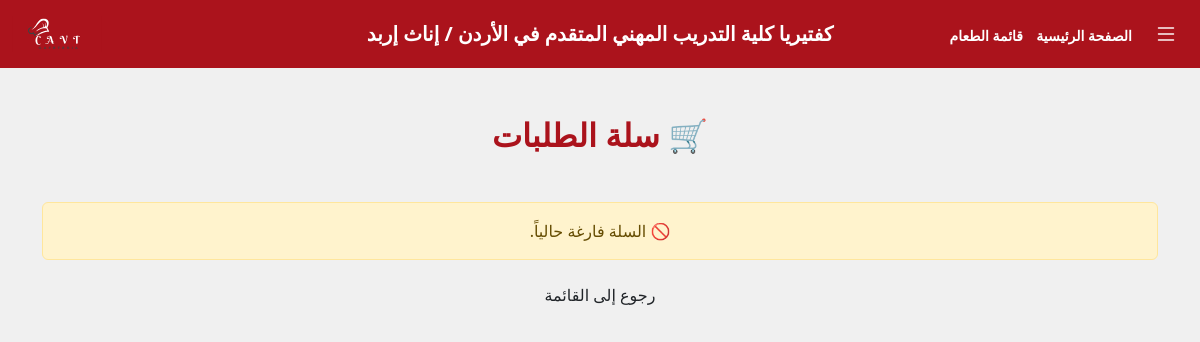
The app's page /cart (signed in), older data.
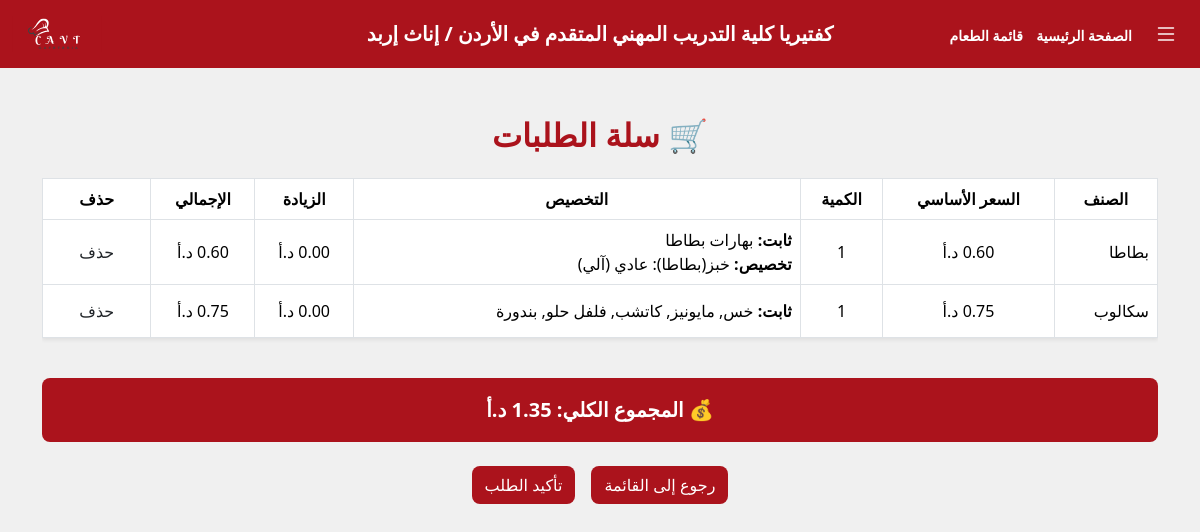
The same page, newer data.
### tables this page shows
CREATE TABLE "order_details" (
	"id"	INTEGER,
	"order_id"	INTEGER NOT NULL,
	"item_id"	INTEGER NOT NULL,
	"quantity"	INTEGER DEFAULT 1,
	"base_price"	REAL NOT NULL,
	"extra_price"	REAL DEFAULT 0,
	"details_json"	TEXT,
	PRIMARY KEY("id" AUTOINCREMENT),
	FOREIGN KEY("item_id") REFERENCES "MenuItem"("id") ON DELETE CASCADE,
	FOREIGN KEY("order_id") REFERENCES "orders"("id") ON DELETE CASCADE
);

CREATE TABLE "MenuItem" (
	"id"	INTEGER,
	"name"	TEXT NOT NULL,
	"price"	REAL NOT NULL,
	"category_id"	INTEGER NOT NULL,
	"image"	TEXT DEFAULT 'image/default.jpg',
	PRIMARY KEY("id" AUTOINCREMENT),
	FOREIGN KEY("category_id") REFERENCES "category"("id") ON DELETE CASCADE
);

### temp.py (the view)
@app.route('/cart')
@login_required
def view_cart():
    user_id = session.get('user_id')
    if not user_id:
        return redirect(url_for('login'))
    conn = get_db_connection()
    cart_items = []
    total = 0.0
    order = conn.execute('''
        SELECT id FROM orders
        WHERE user_id = ? AND status = 'pending'
        ORDER BY order_time DESC
        LIMIT 1
    ''', (user_id,)).fetchone()
    if not order:
        conn.close()
        return render_template('cart.html', cart_items=[], total=0.0)
    order_id = order['id']
    rows = conn.execute('''
        SELECT od.id AS order_detail_id,
               i.name AS item_name,
               od.base_price,
               od.extra_price,
               od.details_json
        FROM order_details od
        JOIN MenuItem i ON od.item_id = i.id
        WHERE od.order_id = ?
        ORDER BY od.id DESC
    ''', (order_id,)).fetchall()
    for row in rows:
        row = dict(row)
        details = json.loads(row['details_json']) if row['details_json'] else {}
        fixed_ingredients = details.get('fixed_ingredients', [])
        custom_options = details.get('custom_options', [])
        notes = details.get('notes', '')
        total_price = row['base_price'] + row['extra_price']
        total += total_price
        cart_items.append({
            'order_detail_id': row['order_detail_id'],
            'item_name': row['item_name'],
            'base_price': row['base_price'],
            'extra_price': row['extra_price'],
            'fixed_ingredients': fixed_ingredients,
            'custom_options': custom_options,
            'notes': notes,
            'total_price': total_price,
            'quantity': 1
        })
    conn.close()
    return render_template('cart.html', cart_items=cart_items, total=total)

### database.py (called while the page is built)
def get_db_connection():
    conn = sqlite3.connect("college_users.db")
    conn.row_factory = sqlite3.Row  # بترجع النتائج كـ dict
    return conn

### temp.py (called while the page is built)
def login_required(f):
    @wraps(f)
    def decorated_function(*args, **kwargs):
        if 'user_id' not in session:
            flash('يجب تسجيل الدخول أولاً')
            return redirect(url_for('login'))
        return f(*args, **kwargs)
    return decorated_function

### templates/cart.html (shortened to what this page needs)
{% extends 'navbar.html' %}
{% block body %}
<div class="container py-5">
  <h2 class="text-center fw-bold mb-4 color-AB131C">🛒 سلة الطلبات</h2>
  {% if cart_items %}
    <div class="table-responsive">
      <table class="table table-bordered align-middle shadow-sm bg-white">
        <thead class="text-white background-color-AB131C">
          <tr class="text-center">
            <th>الصنف</th>
            <th>السعر الأساسي</th>
            <th>الكمية</th>
            <th>التخصيص</th>
            <th>الزيادة</th>
            <th>الإجمالي</th>
            <th>حذف</th>
          </tr>
        </thead>
        <tbody>
          {% for item in cart_items %}
            <tr>
              <td>{{ item['item_name'] }}</td>
              <td class="text-center">{{ "%.2f"|format(item['base_price']) }} د.أ</td>
              <td class="text-center">{{ item['quantity'] }}</td>
              <td>
                {% if item['fixed_ingredients'] %}
                  <div><strong>ثابت:</strong> {{ item['fixed_ingredients'] | join(', ') }}</div>
                {% endif %}
                {% if item['custom_options'] %}
                  <div><strong>تخصيص:</strong>
                    {% for opt in item['custom_options'] %}
                      {{ opt['ingredient_name'] }}: {{ opt['option_name'] }}{% if not loop.last %}, {% endif %}
                    {% endfor %}
                  </div>
                {% endif %}
              </td>
              <td class="text-center">{{ "%.2f"|format(item['extra_price']) }} د.أ</td>
              <td class="text-center">{{ "%.2f"|format(item['total_price']) }} د.أ</td>
              <td class="text-center">
                <form action="{{ url_for('delete_cart_item', order_detail_id=item['order_detail_id']) }}" method="post" onsubmit="return confirm('هل أنت متأكد من حذف هذا العنصر؟');">
                  <button type="submit" class="btn delete-button"> حذف</button>
                </form>
              </td>
            </tr>
          {% endfor %}
        </tbody>
      </table>
    </div>
    <div class="alert background-color-AB131C text-white text-center fw-bold fs-5 rounded-3 mt-4">
      💰 المجموع الكلي: {{ "%.2f"|format(total) }} د.أ
    </div>
    <div class="text-center mt-4 d-flex justify-content-center flex-wrap gap-3">
      <a href="{{ url_for('show_menu') }}" class="btn text-white background-color-AB131C rounded-3"> رجوع إلى القائمة</a>
      <a href="{{ url_for('checkout') }}" class="btn text-white background-color-AB131C rounded-3"> تأكيد الطلب</a>
    </div>
  {% else %}
    <div class="alert alert-warning text-center mt-5">
      🚫 السلة فارغة حالياً.
    </div>
    <div class="text-center">
      <a href="{{ url_for('show_menu') }}" class="btn btn-maroon px-4 rounded-pill"> رجوع إلى القائمة</a>
    </div>
  {% endif %}
</div>
{% endblock %}

Row changes from the older to the newer data that the page shows:
added order_details: item_name "بطاطا", quantity "1", fixed_ingredients "بهارات بطاطا", ingredient_name "خبز(بطاطا)", option_name "عادي (آلي)", total_price "0.60"
added order_details: item_name "سكالوب", quantity "1", fixed_ingredients "خس, مايونيز, كاتشب, فلفل حلو, بندورة", total_price "0.75"
Text that changed along with them:
text no longer shown: "🚫 السلة فارغة حالياً."
text now shown: "الصنف السعر الأساسي الكمية التخصيص الزيادة الإجمالي حذف 💰 المجموع الكلي: د.أ تأكيد الطلب"
